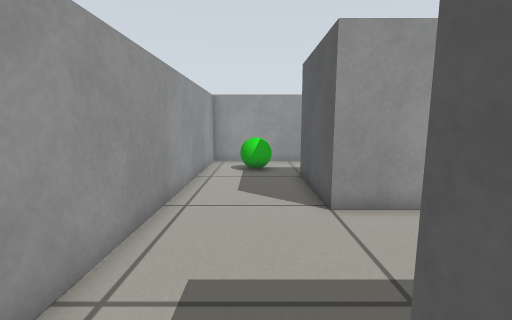
view 1 (above)

14 first-person views from a walk through a world built for the Gazebo simulator. The camera is 0.57 m above the floor, tilts 8° down and sees 90° across. The floor is counted in squares, 0.25 m on a side. Each view is taken from the middle of a square. On the plan, view 1 faces up. The plan holds only what a view shows up to about 17 squares ahead; the rest is blank.

view 2
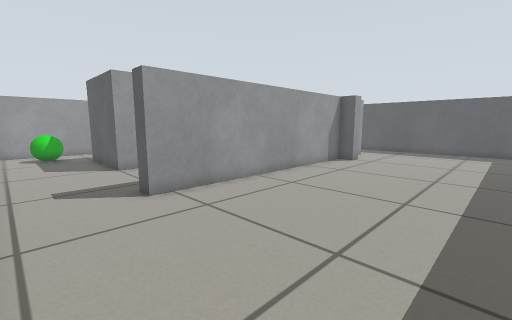

view 3
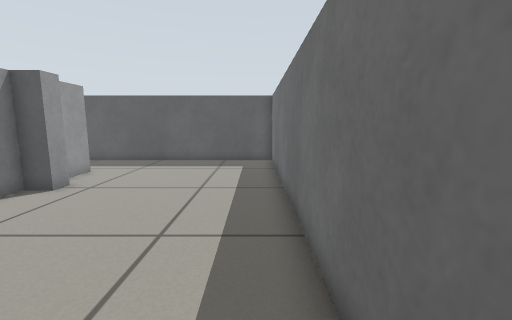

view 4
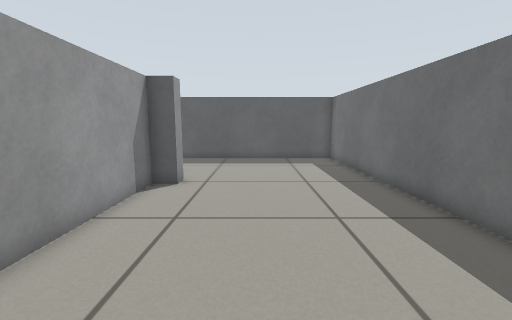

view 5
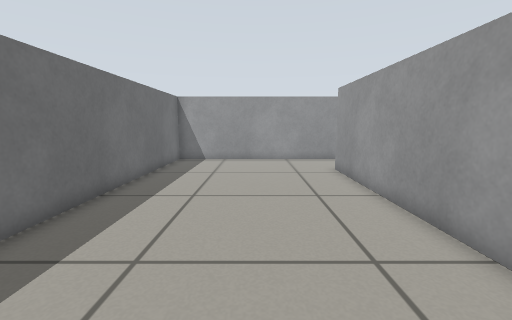

view 6
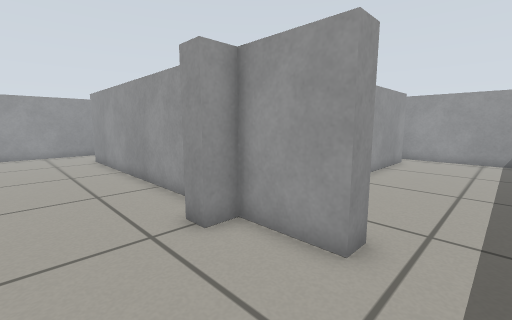

view 7
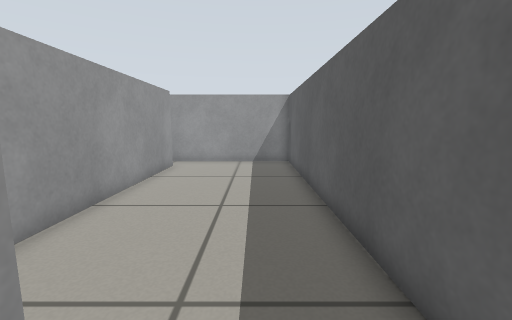

view 8
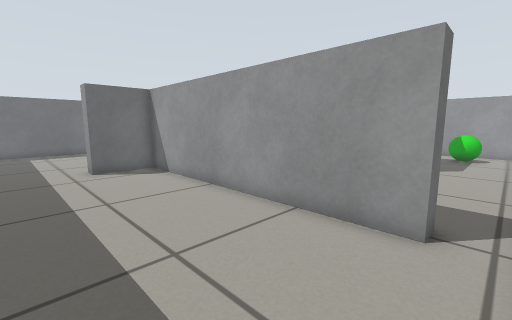

view 9
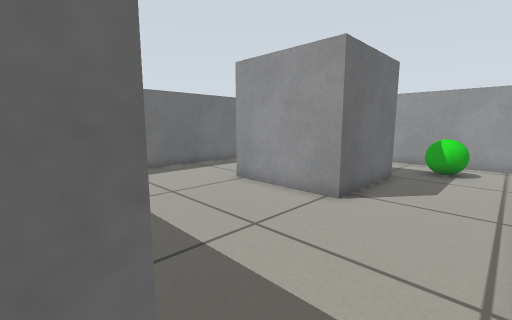

view 10
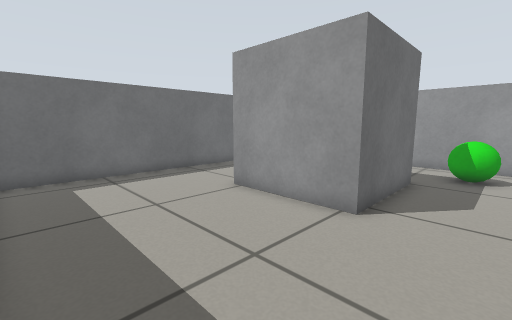

view 11
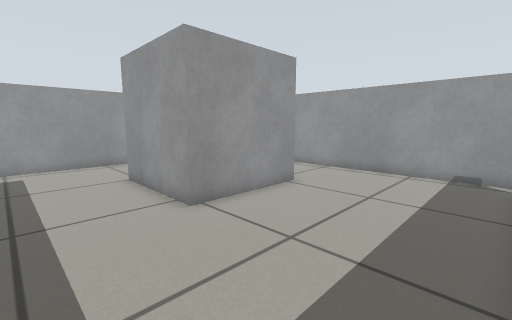

view 12
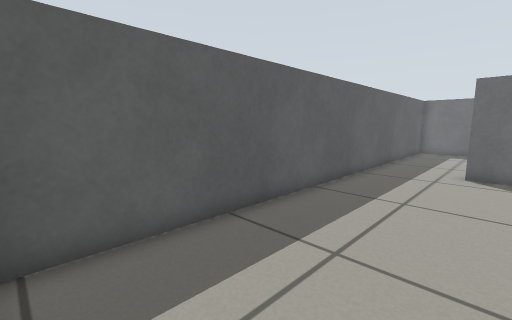

view 13
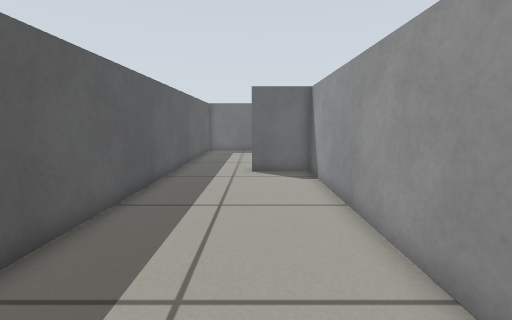

view 14
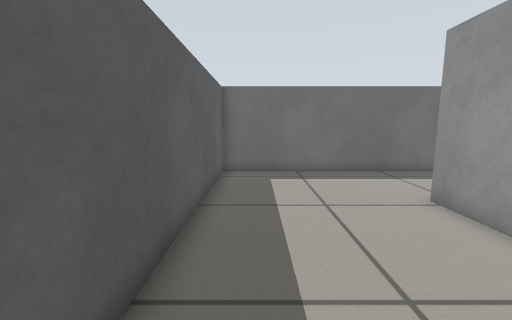

### Floor plan
Key: @ floor where view 1 was taken; # wall or solid block; . floor; B green ball; G grey box.
Columns run from 3 left of view 1 to 21 right of it. Each row starts with its distance up from view 1.
 16 #########################
 15 #.......................#
 14 #..B....................#
 13 #.BBB............#......#
 12 #..B.............#......#
 11 #....GGGGGG......#......#
 10 #....G    G......#......#
  9 #....G    G......#......#
  8 #....G    G......#......#
  7 #....GGGGGG......#......#
  6 #................#......#
  5 #................#......#
  4 #................#......#
  3 #................#......#
  2 #....################...#
  1 #....################...#
  0 #..@.............#......#
 -1 #.......................#
 -2 #.......................#
 -3 #.......................#
 -4 #.......................#
 -5 #.......................#
 -6 #.......................#
 -7 #.......................#
 -8 #########################

Positions as (right, up) in squares from view 1, and headings:
1: (0, 0), facing up
2: (-2, -7), facing up-right
3: (5, -7), facing right
4: (4, -3), facing right
5: (14, -3), facing left
6: (19, -3), facing up-left
7: (19, 0), facing up
8: (20, 15), facing down-left
9: (14, 15), facing down-left
10: (13, 14), facing down-left
11: (13, 3), facing up-left
12: (16, 15), facing down-right
13: (17, 14), facing down
14: (12, 14), facing down
